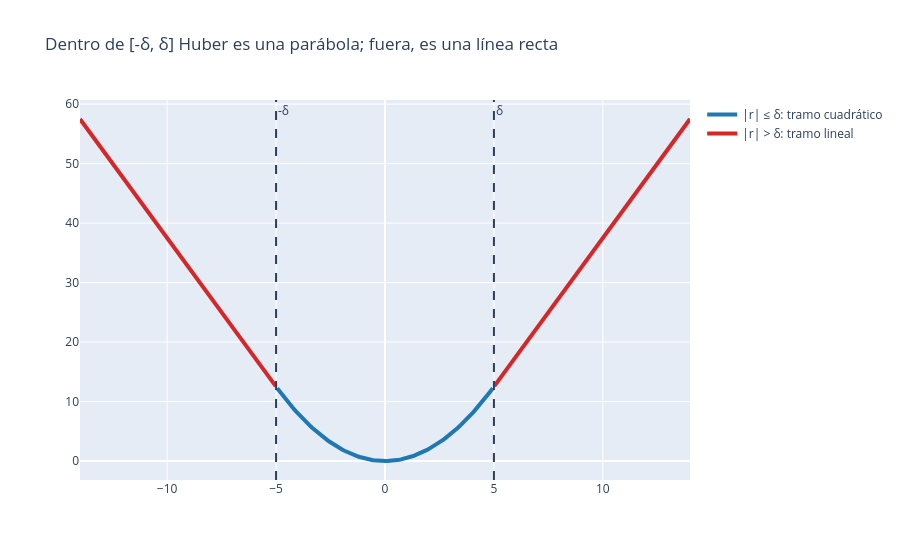

Notebook cell for this chart:
### Markdown cell above
| Pérdida | Fórmula para un residuo $r$ | Reacción a un error muy grande |
| --- | --- | --- |
| MAE | $\lvert r \rvert$ | Crece de forma lineal. Es robusta, pero no distingue tanto entre errores moderados y grandes. |
| MSE | $r^2$ | Crece cuadráticamente. Un outlier puede dominar la recta. |
| Huber | cuadrática cerca de 0; lineal lejos de 0 | Combina la precisión local de MSE con la robustez de MAE. |

No existe una pérdida "mejor" en todos los problemas: la elección depende de
qué tan grave permites que sea un error atípico durante el entrenamiento.

## 2. La fórmula y el umbral $\delta$

Huber usa un punto de cambio llamado $\delta$ (delta) que separa dos
"regímenes":

$$L_\delta(r) = \begin{cases}
\frac{1}{2}r^2 & \text{si } |r| \leq \delta \\
\delta\left(|r|-\frac{1}{2}\delta\right) & \text{si } |r| > \delta
\end{cases}$$

Antes de leer la fórmula por partes, míralo directamente en la curva: vamos a
sombrear cada región para que sea imposible confundirlas.

### Code cell
fig = go.Figure()
r_dentro = r[np.abs(r) <= delta]
r_fuera_izq = r[r < -delta]
r_fuera_der = r[r > delta]

fig.add_trace(go.Scatter(
    x=r_dentro, y=huber(delta, r_dentro), mode="lines", name=f"|r| ≤ δ: tramo cuadrático",
    line={"color": "#1f77b4", "width": 4},
))
fig.add_trace(go.Scatter(
    x=np.concatenate([r_fuera_izq, [np.nan], r_fuera_der]),
    y=np.concatenate([huber(delta, r_fuera_izq), [np.nan], huber(delta, r_fuera_der)]),
    mode="lines", name="|r| > δ: tramo lineal", line={"color": "#d62728", "width": 4},
))
fig.add_vline(x=delta, line_dash="dash", annotation_text="δ")
fig.add_vline(x=-delta, line_dash="dash", annotation_text="-δ")
fig.update_layout(title="Dentro de [-δ, δ] Huber es una parábola; fuera, es una línea recta")
fig.show()

### Figure 1 — Plotly figure (JSON) as saved in the notebook; plotly's stock layout.template omitted (floating-point values rounded to 4 significant figures; data arrays with more than 128 entries replaced by an {"elided": "..."} marker saying what was removed)
{"data": [{"line": {"color": "#1f77b4", "width": 4}, "mode": "lines", "name": "|r| ≤ δ: tramo cuadrático", "type": "scatter", "x": {"elided": "142 float values"}, "y": {"elided": "142 float values"}}, {"line": {"color": "#d62728", "width": 4}, "mode": "lines", "name": "|r| > δ: tramo lineal", "type": "scatter", "x": {"elided": "259 float values"}, "y": {"elided": "259 float values"}}], "layout": {"annotations": [{"showarrow": false, "text": "δ", "x": 5, "xanchor": "left", "xref": "x", "y": 1, "yanchor": "top", "yref": "y domain"}, {"showarrow": false, "text": "-δ", "x": -5, "xanchor": "left", "xref": "x", "y": 1, "yanchor": "top", "yref": "y domain"}], "shapes": [{"line": {"dash": "dash"}, "type": "line", "x0": 5, "x1": 5, "xref": "x", "y0": 0, "y1": 1, "yref": "y domain"}, {"line": {"dash": "dash"}, "type": "line", "x0": -5, "x1": -5, "xref": "x", "y0": 0, "y1": 1, "yref": "y domain"}], "title": {"text": "Dentro de [-δ, δ] Huber es una parábola; fuera, es una línea recta"}}}
